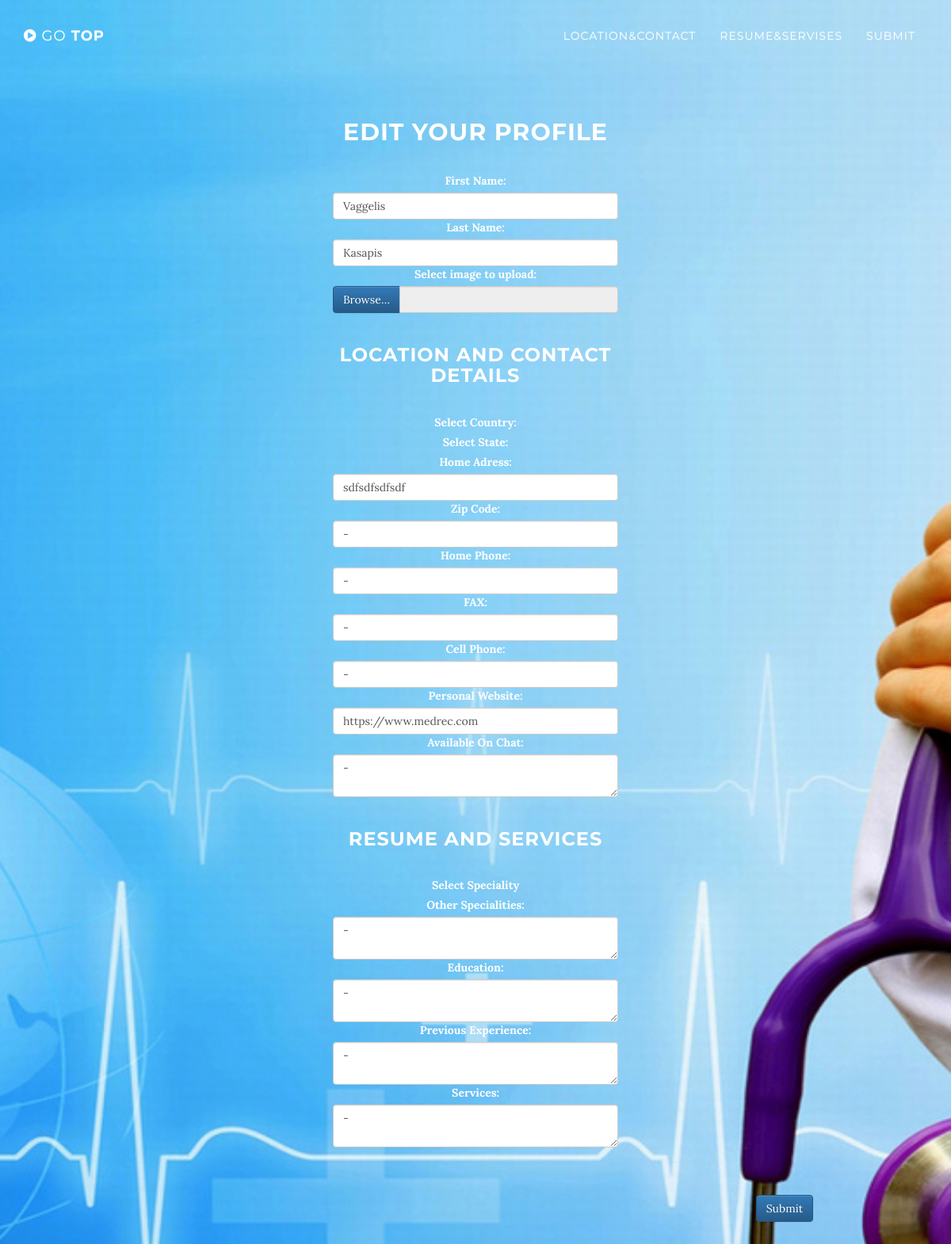
The app's page /docprofedit.php (signed in) with its own data.
### tables this page shows
CREATE TABLE `profile` (
  `id` bigint(20) UNSIGNED NOT NULL,
  `fname` varchar(255) DEFAULT NULL,
  `last_name` varchar(255) NOT NULL,
  `image` varchar(255) DEFAULT NULL,
  `country` varchar(255) DEFAULT NULL,
  `state` varchar(255) DEFAULT NULL,
  `haddress` varchar(255) DEFAULT NULL,
  `zcode` varchar(255) DEFAULT NULL,
  `hphone` varchar(255) DEFAULT NULL,
  `fax` varchar(255) DEFAULT NULL,
  `cphone` varchar(255) DEFAULT NULL,
  `pwebsite` varchar(255) DEFAULT NULL,
  `aochat` varchar(255) DEFAULT NULL,
  `specialities` varchar(255) DEFAULT NULL,
  `ospecialities` varchar(255) DEFAULT NULL,
  `services` varchar(255) DEFAULT NULL,
  `edu` varchar(255) DEFAULT NULL,
  `pe` varchar(255) DEFAULT NULL,
  `users_id` bigint(20) NOT NULL
);

### docprofedit.php (the view, shortened to what this page needs)
<?php
include_once 'php/dbconnect.php';
$sql=("SELECT * FROM profile WHERE users_id=".$_SESSION['user']);
$res=mysqli_query($sql_link,$sql);
$userRow=mysqli_fetch_array($res);
?>
<!doctype html>
<html lang="en">
<head>
    <link href="css/bootstrap.css" rel="stylesheet">
    <link href="font-awesome/css/font-awesome.min.css" rel="stylesheet">
    <link href="css/bootstrap-theme.css" rel="stylesheet">
    <link href="css/select.css" rel="stylesheet">
</head>
<body id="page-top" data-spy="scroll" data-target=".navbar-fixed-top" class="register-section " >
    <section id="profile" class="container content-section text-center">
        <nav class="navbar navbar-custom navbar-fixed-top" role="navigation">
            <div class="container">
                <div class="navbar-header">
                    <a class="navbar-brand page-scroll" href="#page-top">
                        <i class="fa fa-play-circle"></i>  <span class="light">Go</span>  Top
                    </a>
                </div>
                <div class="collapse navbar-collapse navbar-right navbar-main-collapse">
                    <ul class="nav navbar-nav">
                        <li>
                            <a class="page-scroll" href="#cd">Location&Contact</a>
                        </li>
                        <li>
                            <a class="page-scroll" href="#rs">Resume&Servises</a>
                        </li>
                        <li>
                            <a class="page-scroll" href="#submit">Submit</a>
                        </li>
                    </ul>
                </div>
            </div>
        </nav>
        <div class="row">
            <h2>Edit your profile</h2>
        </div>
                <form id="profile_data">
                    <div class="row">
                        <div class="col-xs-4 col-xs-offset-4">
                            <label class="control-label"  for="fname">First Name:</label>
                            <div class="controls">
                                <input type="text" name="fname" class="form-control" value="<?php echo "".$userRow['fname']."" ?>">
                            </div>
                    	</div>
                    </div>
                    <div class="row">
                        <div class="col-xs-4 col-xs-offset-4">
                            <label class="control-label"  for="last_name">Last Name:</label>
                            <div class="controls">
                                <input type="text"  name="last_name" class="form-control" value="<?php echo "".$userRow['last_name']."" ?>">
                            </div>
                        </div>
                    </div>
                    <div class="row">
                        <div class="col-xs-4 col-xs-offset-4">
                            <label class="control-label"  for="fileToUpload">Select image to upload:</label>
                            <div class="controls">
                                <div class="input-group">
                                    <span class="input-group-btn">
                                        <span class="btn btn-primary btn-file">
                                            Browse&hellip; <input type="file" name="uploaded_file" id="fileToUpload">
                                        </span>
                                    </span>
                                    <input type="text" class="form-control" readonly>
                                </div>
                            </div>
                        </div>
                    </div>
                    <div class="row">
                        <div class="col-xs-4 col-xs-offset-4" id="cd">
                            <br>
                            <br>
                            <h3>Location And Contact Details</h3>
                        </div>
                    </div>
                    <div class="row">
                        <div class="col-xs-4 col-xs-offset-4">
                            <label class="control-label" for="country">Select Country:</label>
                        </div>
                    </div>
                    <div class="row">
                        <div class="col-xs-4 col-xs-offset-4">
                            <label class="control-label" for="state">Select State:</label>
                        </div>
                    </div>
                    <div class="row">
                        <div class="col-xs-4 col-xs-offset-4">
                            <label class="control-label"  for="haddress">Home Adress:</label>
                            <div class="controls">
                                <input type="text" name="haddress" class="form-control" value="<?php echo "".$userRow['haddress']."" ?>">
                            </div>
                        </div>
                    </div>
                    <div class="row">
                        <div class="col-xs-4 col-xs-offset-4">
                            <label class="control-label"  for="zcode">Zip Code:</label>
                            <div class="controls">
                                <input type="text"  name="zcode" class="form-control" value="<?php echo "".$userRow['zcode']."" ?>">
                            </div>
                        </div>
                    </div>
                    <div class="row">
                        <div class="col-xs-4 col-xs-offset-4">
                            <label class="control-label"  for="hphone">Home Phone:</label>
                            <div class="controls">
                                <input type="tel"  name="hphone" class="form-control" value="<?php echo "".$userRow['hphone']."" ?>">
                            </div>
                        </div>
                    </div>
                    <div class="row">
                        <div class="col-xs-4 col-xs-offset-4">
                            <label class="control-label"  for="fax">FAX:</label>
                            <div class="controls">
                                <input type="tel"  name="fax" class="form-control" value="<?php echo "".$userRow['fax']."" ?>">
                            </div>
                        </div>
                    </div>
                    <div class="row">
                        <div class="col-xs-4 col-xs-offset-4">
                            <label class="control-label"  for="cphone">Cell Phone:</label>
                            <div class="controls">
                                <input type="tel"  name="cphone" class="form-control" value="<?php echo "".$userRow['cphone']."" ?>">
                            </div>
                        </div>
                    </div>
                    <div class="row">
                        <div class="col-xs-4 col-xs-offset-4">
                            <label class="control-label"  for="pwebsite">Personal Website:</label>
                            <div class="controls">
                                <input type="url"  name="pwebsite" placeholder="https://" class="form-control" value="<?php echo "".$userRow['pwebsite']."" ?>">
                            </div>
                        </div>
                    </div>
                    <div class="row">
                        <div class="col-xs-4 col-xs-offset-4">
                            <label class="control-label"  for="aochat">Available On Chat:</label>
                            <div class="controls">
                                <textarea  name="aochat" class="form-control"><?php echo "".$userRow['aochat']."" ?></textarea>
                            </div>
                        </div>
                    </div>
                    <div class="row">
                        <div class="col-xs-4 col-xs-offset-4" id="rs">
                            <br>
                            <br>
                            <h3>RESUME AND SERVICES</h3>
                        </div>
                    </div>
                    <div class="row">
                        <div class="col-xs-4 col-xs-offset-4">
                            <label class="control-label" for"specialities[]">Select Speciality</label>
                        </div>
                    </div>
                    <div class="row">
                        <div class="col-xs-4 col-xs-offset-4">
                            <label class="control-label"  for="ospecialities">Other Specialities:</label>
                            <div class="controls">
                                <textarea  name="ospecialities" class="form-control"><?php echo "".$userRow['ospecialities']."" ?></textarea>
                            </div>
                        </div>
                    </div>
                    <div class="row">
                        <div class="col-xs-4 col-xs-offset-4">
                            <label class="control-label"  for="edu">Education:</label>
                            <div class="controls">
                                <textarea  name="edu" class="form-control"><?php echo "".$userRow['edu']."" ?></textarea>
                            </div>
                        </div>
                    </div>
                    <div class="row">
                        <div class="col-xs-4 col-xs-offset-4">
                            <label class="control-label"  for="pe">Previous Experience:</label>
                            <div class="controls">
                                <textarea name="pe" class="form-control"><?php echo "".$userRow['pe']."" ?></textarea>
                            </div>
                        </div>
                    </div>
                    <div class="row">
                        <div class="col-xs-4 col-xs-offset-4">
                            <label class="control-label"  for="services">Services:</label>
                            <div class="controls">
                                <textarea name="services" class="form-control"><?php echo "".$userRow['services']."" ?></textarea>
                            </div>
                        </div>
                    </div>
                    <br>
                    <br>
                    <br>
                    <div id="submit" class="row">
	                    <div class="col-xs-4 col-xs-offset-8">
	                        <input type="submit" class="btn btn-primary" value="Submit">
	                    </div>
	                </div>
                </form>
        <br>
        <br>
        <br>
        <br>
        <br>
        <br>
        <br>
    </section>
</body>
</html>

### records on screen
profile: fname "Vaggelis", last_name "Kasapis", haddress "sdfsdfsdfsdf", zcode "-", hphone "-", fax "-", cphone "-", pwebsite "https://www.medrec.com", aochat "-", ospecialities "-", edu "-", pe "-", services "-"
